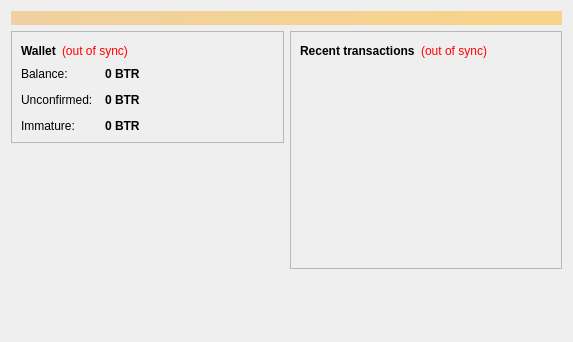
<?xml version="1.0" encoding="UTF-8"?>
<ui version="4.0">
 <class>OverviewPage</class>
 <widget class="QWidget" name="OverviewPage">
  <property name="geometry">
   <rect>
    <x>0</x>
    <y>0</y>
    <width>573</width>
    <height>342</height>
   </rect>
  </property>
  <property name="windowTitle">
   <string>Form</string>
  </property>
  <layout class="QVBoxLayout" name="topLayout">
   <item>
    <widget class="QLabel" name="labelAlerts">
     <property name="visible">
      <bool>false</bool>
     </property>
     <property name="styleSheet">
      <string notr="true">background-color: qlineargradient(x1: 0, y1: 0, x2: 1, y2: 0, stop:0 #F0D0A0, stop:1 #F8D488); color:#000000;</string>
     </property>
     <property name="wordWrap">
      <bool>true</bool>
     </property>
     <property name="margin">
      <number>3</number>
     </property>
    </widget>
   </item>
   <item>
    <layout class="QHBoxLayout" name="horizontalLayout" stretch="1,1">
     <item>
      <layout class="QVBoxLayout" name="verticalLayout_2">
       <item>
        <widget class="QFrame" name="frame">
         <property name="frameShape">
          <enum>QFrame::StyledPanel</enum>
         </property>
         <property name="frameShadow">
          <enum>QFrame::Raised</enum>
         </property>
         <layout class="QVBoxLayout" name="verticalLayout_4">
          <item>
           <layout class="QHBoxLayout" name="horizontalLayout_4">
            <item>
             <widget class="QLabel" name="label_5">
              <property name="font">
               <font>
                <weight>75</weight>
                <bold>true</bold>
               </font>
              </property>
              <property name="text">
               <string>Wallet</string>
              </property>
             </widget>
            </item>
            <item>
             <widget class="QLabel" name="labelWalletStatus">
              <property name="toolTip">
               <string>The displayed information may be out of date. Your wallet automatically synchronizes with the Bitwire network after a connection is established, but this process has not completed yet.</string>
              </property>
              <property name="styleSheet">
               <string notr="true">QLabel { color: red; }</string>
              </property>
              <property name="text">
               <string notr="true">(out of sync)</string>
              </property>
              <property name="alignment">
               <set>Qt::AlignLeading|Qt::AlignLeft|Qt::AlignVCenter</set>
              </property>
             </widget>
            </item>
            <item>
             <spacer name="horizontalSpacer_2">
              <property name="orientation">
               <enum>Qt::Horizontal</enum>
              </property>
              <property name="sizeHint" stdset="0">
               <size>
                <width>40</width>
                <height>20</height>
               </size>
              </property>
             </spacer>
            </item>
           </layout>
          </item>
          <item>
           <layout class="QFormLayout" name="formLayout_2">
            <property name="fieldGrowthPolicy">
             <enum>QFormLayout::AllNonFixedFieldsGrow</enum>
            </property>
            <property name="horizontalSpacing">
             <number>12</number>
            </property>
            <property name="verticalSpacing">
             <number>12</number>
            </property>
            <item row="0" column="0">
             <widget class="QLabel" name="label">
              <property name="text">
               <string>Balance:</string>
              </property>
             </widget>
            </item>
            <item row="0" column="1">
             <widget class="QLabel" name="labelBalance">
              <property name="font">
               <font>
                <weight>75</weight>
                <bold>true</bold>
               </font>
              </property>
              <property name="cursor">
               <cursorShape>IBeamCursor</cursorShape>
              </property>
              <property name="toolTip">
               <string>Your current balance</string>
              </property>
              <property name="text">
               <string notr="true">0 BTR</string>
              </property>
              <property name="textInteractionFlags">
               <set>Qt::LinksAccessibleByMouse|Qt::TextSelectableByKeyboard|Qt::TextSelectableByMouse</set>
              </property>
             </widget>
            </item>
            <item row="1" column="0">
             <widget class="QLabel" name="label_3">
              <property name="text">
               <string>Unconfirmed:</string>
              </property>
             </widget>
            </item>
            <item row="1" column="1">
             <widget class="QLabel" name="labelUnconfirmed">
              <property name="font">
               <font>
                <weight>75</weight>
                <bold>true</bold>
               </font>
              </property>
              <property name="cursor">
               <cursorShape>IBeamCursor</cursorShape>
              </property>
              <property name="toolTip">
               <string>Total of transactions that have yet to be confirmed, and do not yet count toward the current balance</string>
              </property>
              <property name="text">
               <string notr="true">0 BTR</string>
              </property>
              <property name="textInteractionFlags">
               <set>Qt::LinksAccessibleByMouse|Qt::TextSelectableByKeyboard|Qt::TextSelectableByMouse</set>
              </property>
             </widget>
            </item>
            <item row="2" column="0">
             <widget class="QLabel" name="labelImmatureText">
              <property name="text">
               <string>Immature:</string>
              </property>
             </widget>
            </item>
            <item row="2" column="1">
             <widget class="QLabel" name="labelImmature">
              <property name="font">
               <font>
                <weight>75</weight>
                <bold>true</bold>
               </font>
              </property>
              <property name="toolTip">
               <string>Mined balance that has not yet matured</string>
              </property>
              <property name="text">
               <string notr="true">0 BTR</string>
              </property>
              <property name="textInteractionFlags">
               <set>Qt::LinksAccessibleByMouse|Qt::TextSelectableByKeyboard|Qt::TextSelectableByMouse</set>
              </property>
             </widget>
            </item>
			
           </layout>
          </item>
         </layout>
        </widget>
       </item>
       <item>
        <spacer name="verticalSpacer">
         <property name="orientation">
          <enum>Qt::Vertical</enum>
         </property>
         <property name="sizeHint" stdset="0">
          <size>
           <width>20</width>
           <height>40</height>
          </size>
         </property>
        </spacer>
       </item>
		<item>
         <widget class="QLabel" name="label_wallet_bgcoin">
          <property name="text">
           <string/>
          </property>
          <property name="pixmap">
           <pixmap resource="../bitcoin.qrc">:/images/wallet_bgcoin</pixmap>
          </property>
          <property name="scaledContents">
           <bool>false</bool>
          </property>
          <property name="alignment">
           <set>Qt::AlignLeft</set>
          </property>
          <property name="margin">
           <number>-2</number>
          </property>
         </widget>
        </item>
	   </layout>
     </item>
     <item>
      <layout class="QVBoxLayout" name="verticalLayout_3">
       <item>
        <widget class="QFrame" name="frame_2">
         <property name="frameShape">
          <enum>QFrame::StyledPanel</enum>
         </property>
         <property name="frameShadow">
          <enum>QFrame::Raised</enum>
         </property>
         <layout class="QVBoxLayout" name="verticalLayout">
          <item>
           <layout class="QHBoxLayout" name="horizontalLayout_2">
            <item>
             <widget class="QLabel" name="label_4">
              <property name="text">
               <string>&lt;b&gt;Recent transactions&lt;/b&gt;</string>
              </property>
             </widget>
            </item>
            <item>
             <widget class="QLabel" name="labelTransactionsStatus">
              <property name="toolTip">
               <string>The displayed information may be out of date. Your wallet automatically synchronizes with the Bitwire network after a connection is established, but this process has not completed yet.</string>
              </property>
              <property name="styleSheet">
               <string notr="true">QLabel { color: red; }</string>
              </property>
              <property name="text">
               <string notr="true">(out of sync)</string>
              </property>
              <property name="alignment">
               <set>Qt::AlignRight|Qt::AlignTrailing|Qt::AlignVCenter</set>
              </property>
             </widget>
            </item>
            <item>
             <spacer name="horizontalSpacer">
              <property name="orientation">
               <enum>Qt::Horizontal</enum>
              </property>
              <property name="sizeHint" stdset="0">
               <size>
                <width>40</width>
                <height>20</height>
               </size>
              </property>
             </spacer>
            </item>
           </layout>
          </item>
          <item>
           <widget class="QListView" name="listTransactions">
            <property name="styleSheet">
             <string notr="true">QListView { background: transparent; }</string>
            </property>
            <property name="frameShape">
             <enum>QFrame::NoFrame</enum>
            </property>
            <property name="verticalScrollBarPolicy">
             <enum>Qt::ScrollBarAlwaysOff</enum>
            </property>
            <property name="horizontalScrollBarPolicy">
             <enum>Qt::ScrollBarAlwaysOff</enum>
            </property>
            <property name="selectionMode">
             <enum>QAbstractItemView::NoSelection</enum>
            </property>
           </widget>
          </item>
         </layout>
        </widget>
       </item>
       <item>
        <spacer name="verticalSpacer_2">
         <property name="orientation">
          <enum>Qt::Vertical</enum>
         </property>
         <property name="sizeHint" stdset="0">
          <size>
           <width>20</width>
           <height>40</height>
          </size>
         </property>
        </spacer>
       </item>
      </layout>
     </item>
    </layout>
   </item>
  </layout>
 </widget>
 <resources/>
 <connections/>
</ui>
